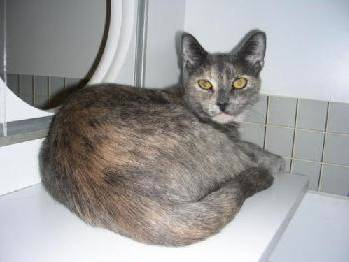
#> input picture Geeks4Geeks_Tutorial/Cartooning_Image/Original.jpg, 349 x 262 px
$ jupyter execute Cartooning_Image_cv.ipynb
#> lines starting #> are read from the running program, lines starting #| are printed output that depends on the picture; after the words box and inside, x2 and y2 are one past the last pixel; in counts of white or black regions, pixels touching at a corner belong together
# Cartooning an Image using OpenCV – Python

[cell 1]
import cv2

class Cartoonizer:
    """Cartoonizer effect
    A class that applies a cartoon effect to an image.
    The class uses a bilateral filter and adaptive thresholding to create
    a cartoon effect.
    """
    def __init__(self):
        pass

    def render(self, img_path):
#> called with img_path = 'Cartooning_Image/Original.jpg'
        img_rgb = cv2.imread(img_path)
#> img_rgb is the input picture: shape (262, 349, 3); mean B, G, R 158.2, 158, 159.4

        if img_rgb is None:
            raise FileNotFoundError(f"Image file '{img_path}' not found. Check the path.")

        img_rgb = cv2.resize(img_rgb, (1366, 768))
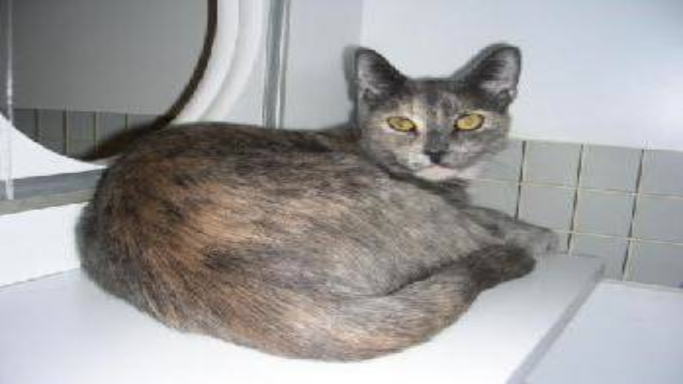
#> img_rgb: shape (768, 1366, 3) (shown at 1/2 size); mean B, G, R 158.1, 157.9, 159.3
        numDownSamples = 2  # number of downscaling steps
        numBilateralFilters = 50  # number of bilateral filtering steps

        # -- STEP 1 --
        # Downsample image using Gaussian pyramid
        img_color = img_rgb.copy()
        for _ in range(numDownSamples):
            img_color = cv2.pyrDown(img_color)
#> this loop made 2 passes
#> pass 1, in render, `img_color = cv2.pyrDown(img_color)`:
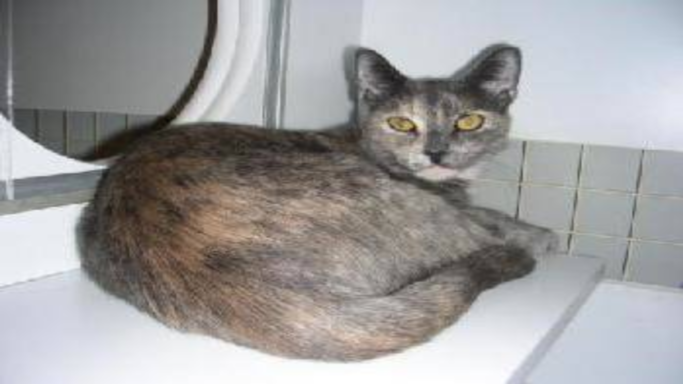
#> img_color: shape (384, 683, 3); mean B, G, R 158, 157.9, 159.2

        # Apply bilateral filter multiple times
        for _ in range(numBilateralFilters):
            img_color = cv2.bilateralFilter(img_color, 9, 9, 7)
#> img_color: shape (192, 342, 3)

        # Upscale image back to original size
        for _ in range(numDownSamples):
            img_color = cv2.pyrUp(img_color)

        # -- STEPS 2 and 3 --
        # Convert to grayscale and apply median blur
        img_gray = cv2.cvtColor(img_rgb, cv2.COLOR_BGR2GRAY)
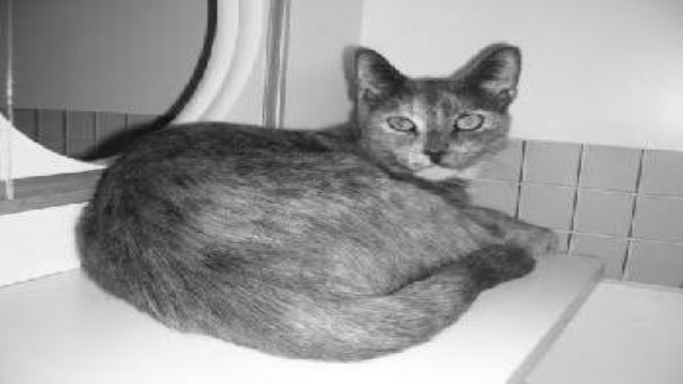
#> img_gray: shape (768, 1366) (shown at 1/2 size); min 3, max 255, mean 158.4
        img_blur = cv2.medianBlur(img_gray, 3)

        # -- STEP 4 --
        # Detect and enhance edges
        img_edge = cv2.adaptiveThreshold(img_blur, 255,
                                         cv2.ADAPTIVE_THRESH_MEAN_C,
                                         cv2.THRESH_BINARY, 9, 2)
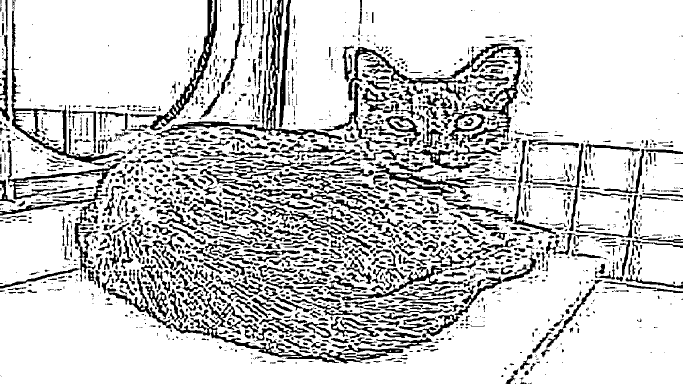
#> img_edge: shape (768, 1366) (shown at 1/2 size); 80% white; 2189 black regions (1038 under 20 px), largest, box (x1, y1, x2, y2) and area: (695, 87, 1044, 296) 9239, (309, 0, 684, 286) 6815, (214, 539, 807, 727) 6644

        # -- STEP 5 --
        # Convert back to color so that it can be bit-ANDed with the color image
        img_edge = cv2.cvtColor(img_edge, cv2.COLOR_GRAY2BGR)
        img_edge = cv2.resize(img_edge, (img_color.shape[1], img_color.shape[0]))
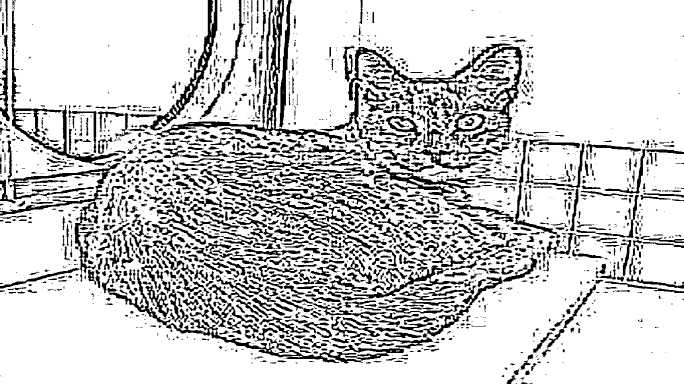
#> img_edge: shape (768, 1368, 3) (shown at 1/2 size); min 0, max 255, mean 204.1

        return cv2.bitwise_and(img_color, img_edge)
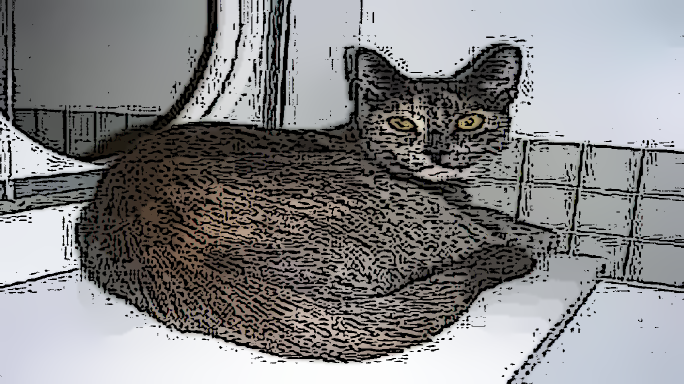
#> returned value: shape (768, 1368, 3) (shown at 1/2 size); mean of channels 0, 1, 2 135, 133.8, 134; drawn as B, G, R

# Initialize the cartoonizer
tmp_canvas = Cartoonizer()

# File name
file_name = "Cartooning_Image/Original.jpg"

# Apply the cartoon effect
res = tmp_canvas.render(file_name)

# Save output
cv2.imwrite("Cartooning_Image/Cartoon_version.jpg", res)

# Display image (for local execution)
cv2.imshow("Cartoonized Image", res)
cv2.waitKey(0)
cv2.destroyAllWindows()

## Simpler implementation

[cell 2]
# Import necessary libraries
import cv2
import numpy as np

# Read the image
img = cv2.imread("Cartooning_Image/Original.jpg")  # Ensure the file path is correct

# Check if the image was loaded correctly
if img is None:
    print("Error: Could not load image. Please check the file path.")
else:
    # Convert to grayscale and apply median blur
    gray = cv2.cvtColor(img, cv2.COLOR_BGR2GRAY)
    gray = cv2.medianBlur(gray, 5)
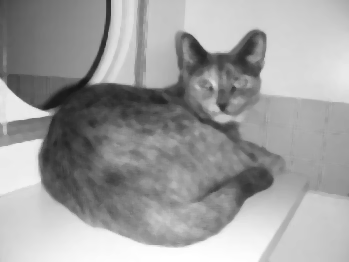
#> gray: shape (262, 349); min 22, max 255, mean 158.6

    # Apply adaptive thresholding to detect edges
    edges = cv2.adaptiveThreshold(gray, 255, cv2.ADAPTIVE_THRESH_MEAN_C,
                                  cv2.THRESH_BINARY, 9, 9)
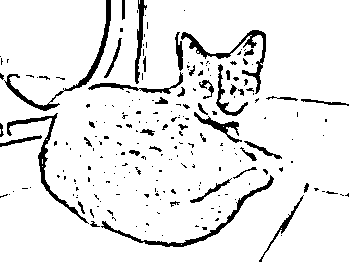
#> edges: shape (262, 349); 91.5% white; 223 black regions (180 under 20 px), largest, box (x1, y1, x2, y2) and area: (4, 0, 111, 111) 874, (101, 175, 274, 247) 804, (181, 30, 266, 94) 777

    # Apply bilateral filter for smooth coloring
    color = cv2.bilateralFilter(img, 9, 250, 250)
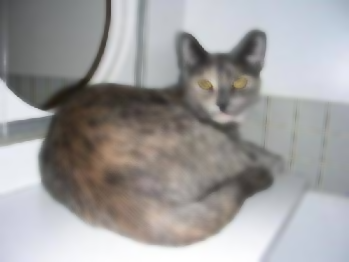
#> color: shape (262, 349, 3); mean B, G, R 158.2, 158.1, 159.4

    # Combine color and edges to create a cartoon effect
    cartoon = cv2.bitwise_and(color, color, mask=edges)
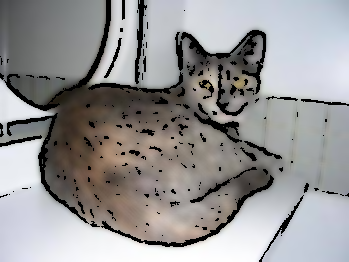
#> cartoon: shape (262, 349, 3); mean B, G, R 148.8, 148.4, 149.6

    # Display images with proper window names
    cv2.imshow("Original Image", img)
    cv2.imshow("Edges", edges)
    cv2.imshow("Cartoon Effect", cartoon)

    # Wait for user input and close windows properly
    cv2.waitKey(0)
    cv2.destroyAllWindows()
